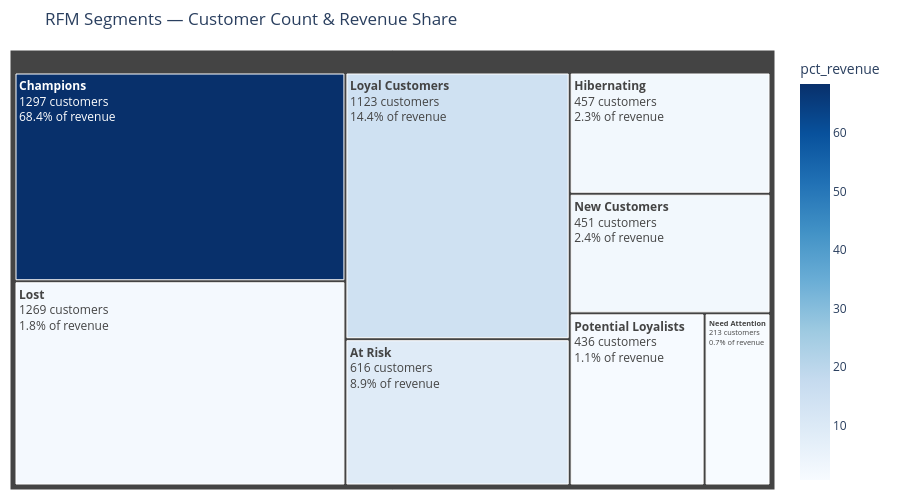

The notebook cell saved with this chart:
### Markdown cell above
Chart 2: RFM segment treemap

### Code cell
fig = px.treemap(segment_summary,
                 path=['segment'],
                 values='customers',
                 color='pct_revenue',
                 color_continuous_scale='Blues',
                 custom_data=['pct_revenue', 'avg_monetary', 'avg_frequency'],
                 title='RFM Segments — Customer Count & Revenue Share')

fig.update_traces(
    texttemplate=(
        '<b>%{label}</b><br>'
        '%{value} customers<br>'
        '%{customdata[0]:.1f}% of revenue'
    ),
    hovertemplate=(
        '<b>%{label}</b><br>'
        'Customers: %{value}<br>'
        'Revenue share: %{customdata[0]:.1f}%<br>'
        'Avg spend: £%{customdata[1]:,.0f}<br>'
        'Avg frequency: %{customdata[2]:.1f} orders'
        '<extra></extra>'
    ),
    textfont_size=12
)
fig.update_layout(height=500, margin=dict(t=50, l=10, r=10, b=10))
fig.write_html('../outputs/figures/rfm_treemap.html')
fig.show()
print("Chart 2 saved ✓")

### Figure 1 — Plotly figure (JSON) as saved in the notebook; plotly's stock layout.template omitted (floating-point values rounded to 4 significant figures)
{"data": [{"branchvalues": "total", "customdata": [[68.4, "9204.22", "16.97"], [14.4, "2239.42", "5.87"], [8.9, "2513.83", "5.67"], [2.4, "929.12", "1.46"], [2.3, "866.67", "2.2"], [1.8, "254.09", "1.18"], [1.1, "431.57", "2.64"], [0.7, "585.9", "1.09"]], "domain": {"x": [0, 1], "y": [0, 1]}, "hovertemplate": "<b>%{label}</b><br>Customers: %{value}<br>Revenue share: %{customdata[0]:.1f}%<br>Avg spend: £%{customdata[1]:,.0f}<br>Avg frequency: %{customdata[2]:.1f} orders<extra></extra>", "ids": ["Champions", "Loyal Customers", "At Risk", "New Customers", "Hibernating", "Lost", "Potential Loyalists", "Need Attention"], "labels": ["Champions", "Loyal Customers", "At Risk", "New Customers", "Hibernating", "Lost", "Potential Loyalists", "Need Attention"], "marker": {"coloraxis": "coloraxis", "colors": [68.4, 14.4, 8.9, 2.4, 2.3, 1.8, 1.1, 0.7]}, "name": "", "parents": ["", "", "", "", "", "", "", ""], "textfont": {"size": 12}, "texttemplate": "<b>%{label}</b><br>%{value} customers<br>%{customdata[0]:.1f}% of revenue", "type": "treemap", "values": [1297.0, 1123.0, 616.0, 451.0, 457.0, 1269.0, 436.0, 213.0]}], "layout": {"coloraxis": {"colorbar": {"title": {"text": "pct_revenue"}}, "colorscale": [[0, "rgb(247,251,255)"], [0.125, "rgb(222,235,247)"], [0.25, "rgb(198,219,239)"], [0.375, "rgb(158,202,225)"], [0.5, "rgb(107,174,214)"], [0.625, "rgb(66,146,198)"], [0.75, "rgb(33,113,181)"], [0.875, "rgb(8,81,156)"], [1, "rgb(8,48,107)"]]}, "height": 500, "legend": {"tracegroupgap": 0}, "margin": {"b": 10, "l": 10, "r": 10, "t": 50}, "title": {"text": "RFM Segments — Customer Count & Revenue Share"}}}
